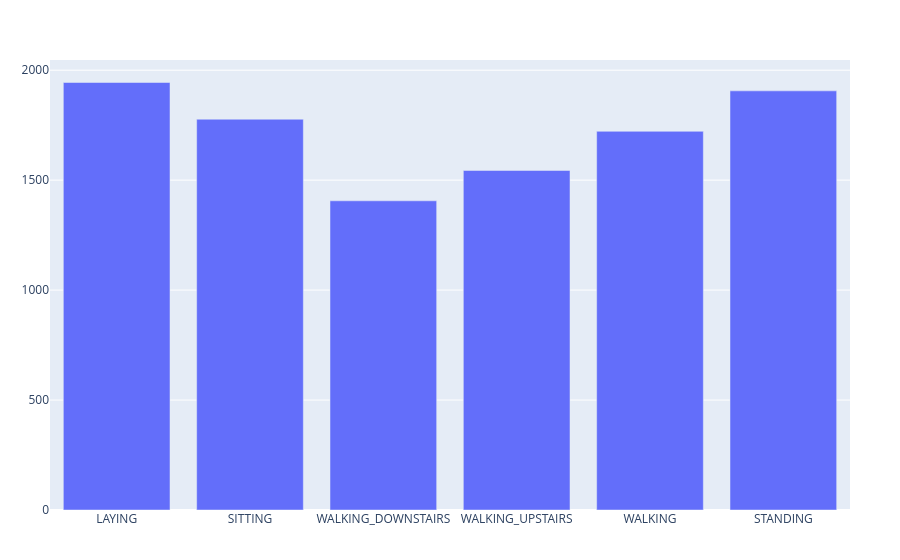

The notebook cell saved with this chart:
### Code cell
unique_targets = unique(targets)
indicesPerTarget =
    [findall(==(s), targets) for s in unique_targets]
PlotlyJS.plot(PlotlyJS.bar(x = unique(targets), y = length.(indicesPerTarget)))

### Figure 1 — Plotly figure (JSON) as saved in the notebook; plotly's stock layout.template omitted (floating-point values rounded to 4 significant figures)
{"data": [{"type": "bar", "x": ["LAYING", "SITTING", "WALKING_DOWNSTAIRS", "WALKING_UPSTAIRS", "WALKING", "STANDING"], "y": [1944, 1777, 1406, 1544, 1722, 1906]}], "layout": {"margin": {"b": 50, "l": 50, "r": 50, "t": 60}}}
